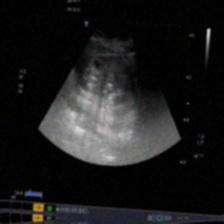
#> input picture dataset/kidney_images/synthetic_test/images/synthetic_00001.jpg, 224 x 224 px; its folder holds only this picture in this run
$ python view_synthetic.py
#> lines starting #> are read from the running program, lines starting #| are printed output that depends on the picture
import os
import cv2
import matplotlib.pyplot as plt

IMAGE_DIR = "kidney_images/synthetic_test/images"
MASK_DIR = "kidney_images/synthetic_test/masks"

files = sorted(os.listdir(IMAGE_DIR))[:6]

plt.figure(figsize=(12, 12))

for i, filename in enumerate(files):

    image_path = os.path.join(IMAGE_DIR, filename)

    mask_filename = os.path.splitext(filename)[0] + ".png"

    mask_path = os.path.join(MASK_DIR, mask_filename)

    image = cv2.imread(image_path)
#> image is the input picture: shape (224, 224, 3); mean B, G, R 27.8, 27.5, 27.5

    image = cv2.cvtColor(
        image,
        cv2.COLOR_BGR2RGB
    )

    mask = cv2.imread(
        mask_path,
        cv2.IMREAD_GRAYSCALE
    )
#> mask: shape (224, 224); min 0, max 212, mean 27.5

    # Create overlay
    overlay = image.copy()

    overlay[mask > 0] = [255, 0, 0]
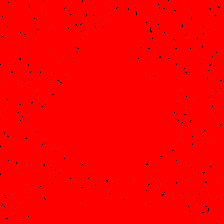
#> overlay: shape (224, 224, 3); mean R, G, B 252.7, 0, 0

    blended = cv2.addWeighted(
        image,
        0.7,
        overlay,
        0.3,
        0
    )
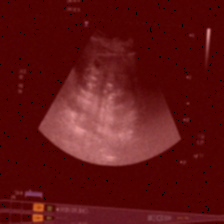
#> blended: shape (224, 224, 3); mean R, G, B 95.1, 19.2, 19.4

    plt.subplot(3, 2, i + 1)

    plt.imshow(blended)

    plt.title(filename)

    plt.axis("off")

plt.tight_layout()

plt.show()

$ run again, on dataset/kidney_images/synthetic_test/images/synthetic_00005.jpg
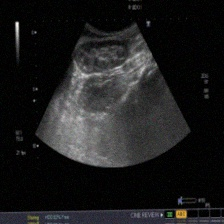
#> input picture dataset/kidney_images/synthetic_test/images/synthetic_00005.jpg, 224 x 224 px
#> image is the input picture: shape (224, 224, 3); mean B, G, R 29, 28.7, 28.7
#> `overlay[mask > 0] = [255, 0, 0]`:
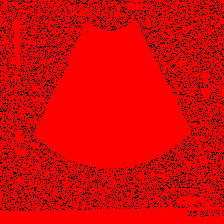
#> overlay: shape (224, 224, 3); mean R, G, B 216.8, 0, 0.1
#> `blended = cv2.addWeighted( image, 0.7, overlay, 0.3, 0 )`:
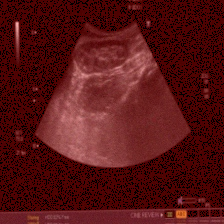
#> blended: shape (224, 224, 3); mean R, G, B 85.1, 20.1, 20.3

$ run again, on dataset/kidney_images/synthetic_test/images/synthetic_00006.jpg
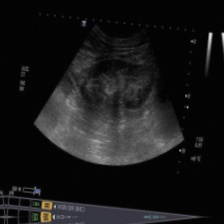
#> input picture dataset/kidney_images/synthetic_test/images/synthetic_00006.jpg, 224 x 224 px
#> image is the input picture: shape (224, 224, 3); mean B, G, R 24.1, 23.8, 23.9
#> `overlay[mask > 0] = [255, 0, 0]`:
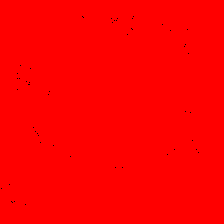
#> overlay: shape (224, 224, 3); mean R, G, B 254.7, 0, 0
#> `blended = cv2.addWeighted( image, 0.7, overlay, 0.3, 0 )`:
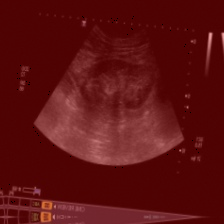
#> blended: shape (224, 224, 3); mean R, G, B 93.2, 16.7, 16.9

$ run again, on dataset/kidney_images/synthetic_test/images/synthetic_00002.jpg
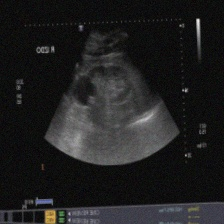
#> input picture dataset/kidney_images/synthetic_test/images/synthetic_00002.jpg, 224 x 224 px
#> image is the input picture: shape (224, 224, 3); mean B, G, R 32.2, 31.8, 31.8
#> `overlay[mask > 0] = [255, 0, 0]`:
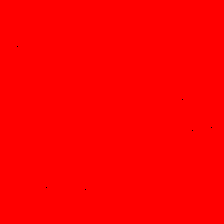
#> overlay: shape (224, 224, 3); mean R, G, B 255, 0, 0
#> `blended = cv2.addWeighted( image, 0.7, overlay, 0.3, 0 )`:
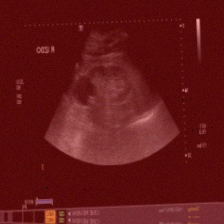
#> blended: shape (224, 224, 3); mean R, G, B 98.8, 22.2, 22.5
